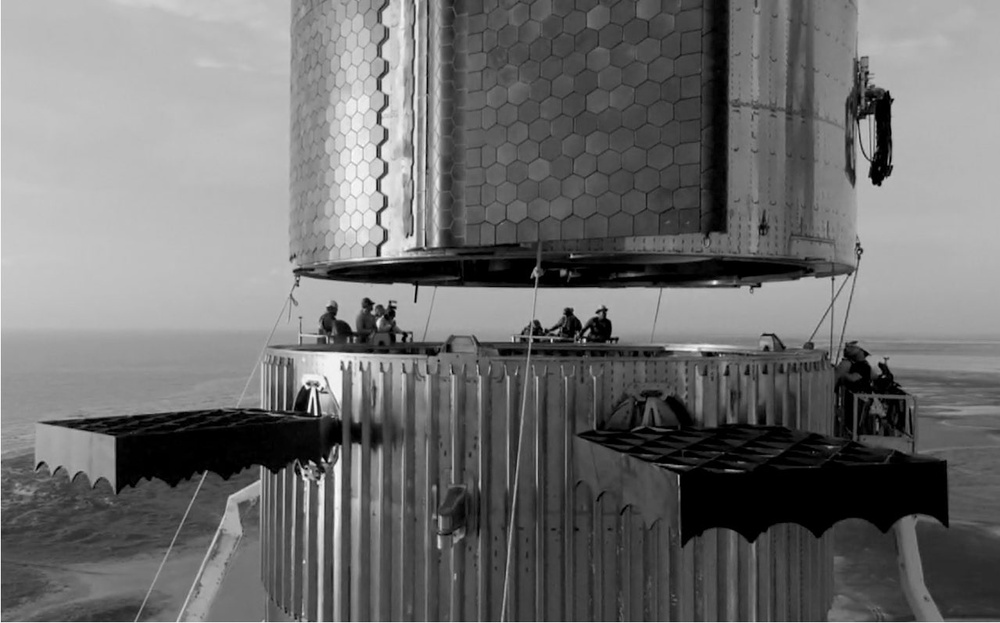
#> input picture Dhakkshin S R/test2.jpg, 1000 x 623 px, shrunk from 1279 x 797 before the run, found by its file name
$ python edgeDetection.py
#> lines starting #> are read from the running program, lines starting #| are printed output that depends on the picture
import cv2
import numpy as np
import matplotlib.pyplot as plt

def getGradients(image, kernel):
    height, width = image.shape
    k_height, k_width = kernel.shape
    output = np.zeros((height - k_height + 1, width - k_width + 1))

    for i in range(height - k_height + 1):
        for j in range(width - k_width + 1):
            output[i, j] = np.sum(image[i:i+k_height, j:j+k_width] * kernel)

    return output

# Load the image
image_path = r'D:\College\DSA\Data-Structures-and-Algorithms\Dhakkshin S R\test2.jpg'
original_image = cv2.imread(image_path, cv2.IMREAD_GRAYSCALE)
#> original_image is the input picture: shape (623, 1000); min 0, max 255, mean 110.8

# Sobel kernels
sobel_x = np.array([[-1, 0, 1], [-2, 0, 2], [-1, 0, 1]])
sobel_y = np.array([[-1, -2, -1], [0, 0, 0], [1, 2, 1]])

# Calculatiing the x anf y gradients of the image with Sobel kernels
sobel_x_result = getGradients(original_image, sobel_x)
#> after the loop in getGradients, `for i in range(height - k_height + 1):`:
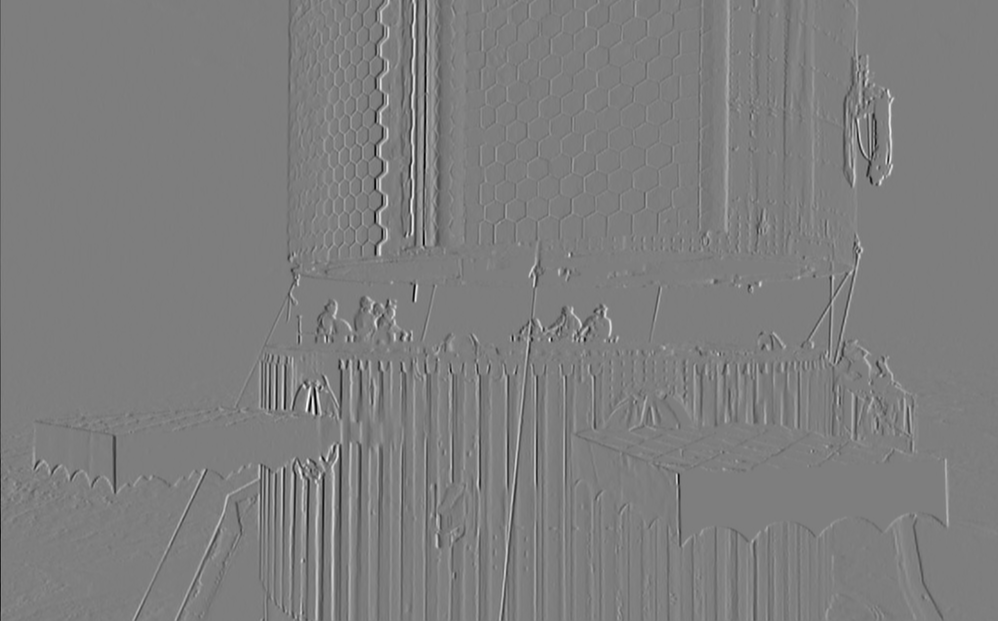
#> output: shape (621, 998) float64; min -808, max 823, mean -0.4; drawn with min black and max white
sobel_y_result = getGradients(original_image, sobel_y)
#> after the loop in getGradients (call 2), `for i in range(height - k_height + 1):`:
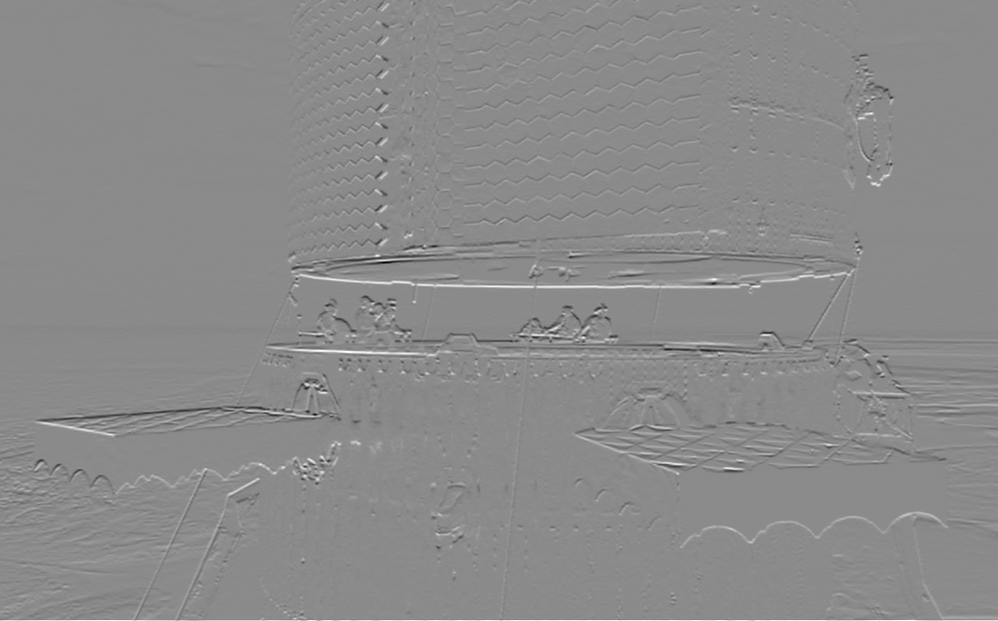
#> output: shape (621, 998) float64; min -834, max 695, mean 0.1; drawn with min black and max white

# Calculate the magnitude of the gradient
gradient_magnitude = np.sqrt(sobel_x_result**2 + sobel_y_result**2)
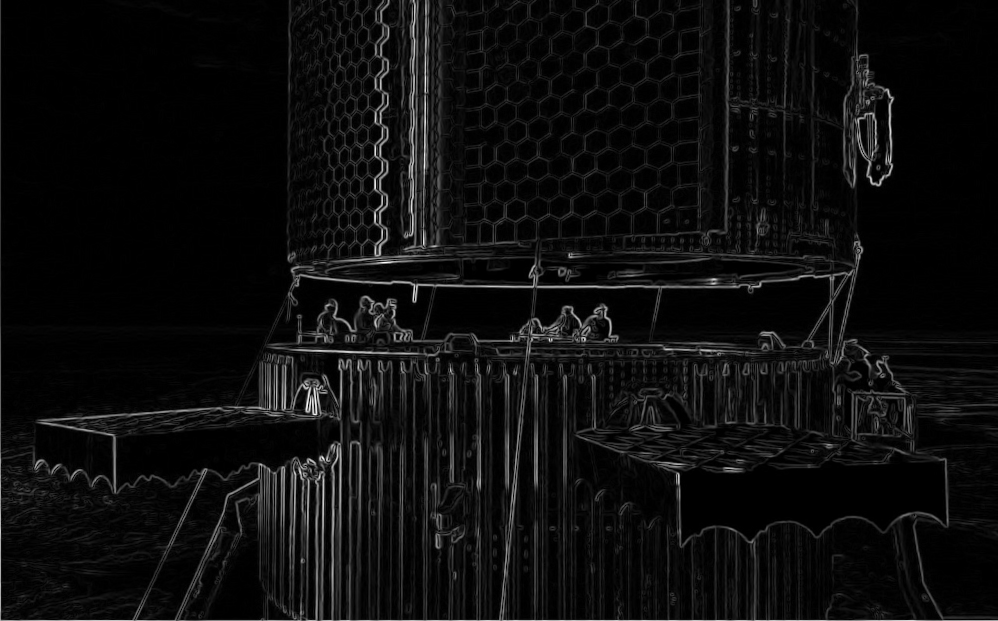
#> gradient_magnitude: shape (621, 998) float64; min 0, max 834.6, mean 45; drawn with min black and max white

# Save the final result
output_path = r'D:\College\DSA\Data-Structures-and-Algorithms\Dhakkshin S R\gradient_magnitude.jpg'
cv2.imwrite(output_path, gradient_magnitude)
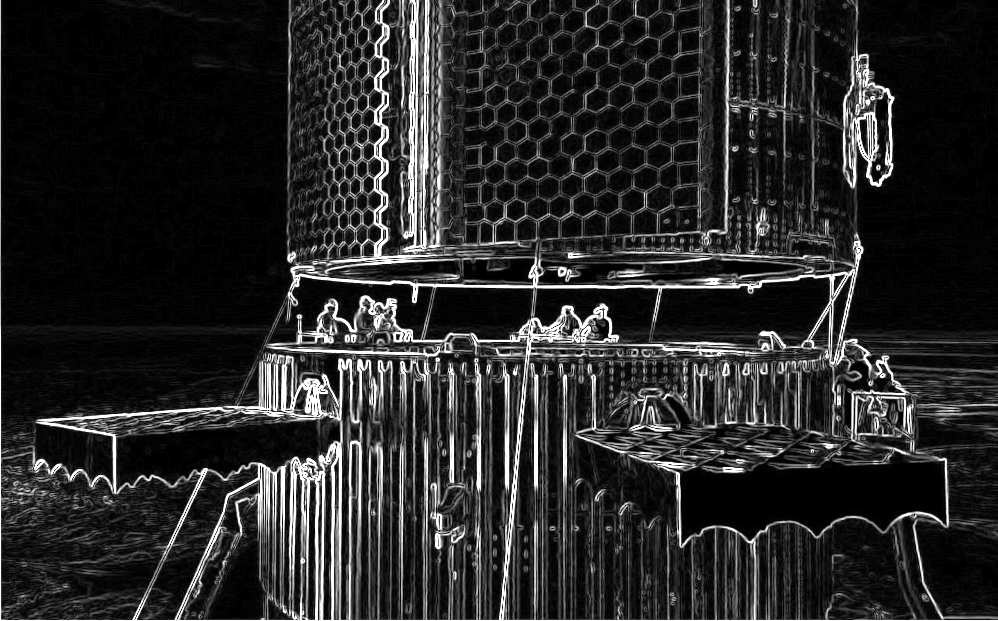
#> saved as gradient_magnitude.jpg: shape (621, 998); min 0, max 255, mean 40.8
